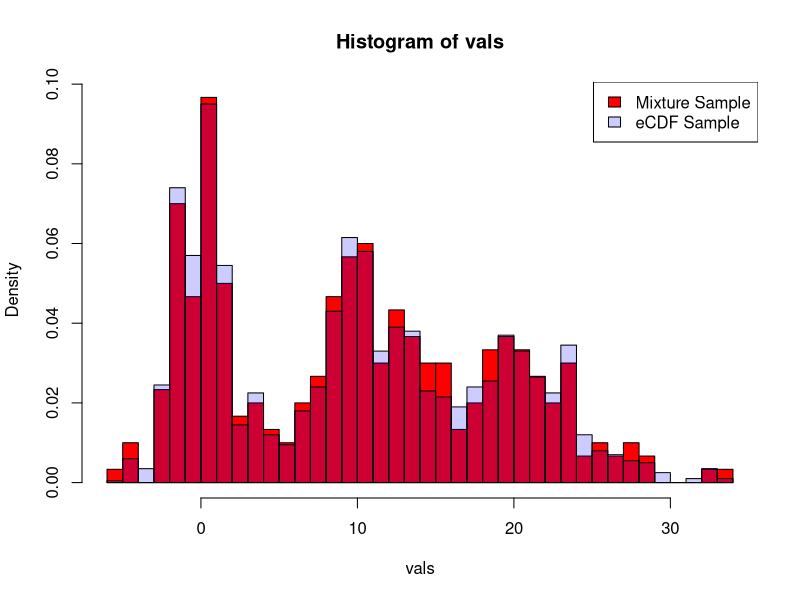
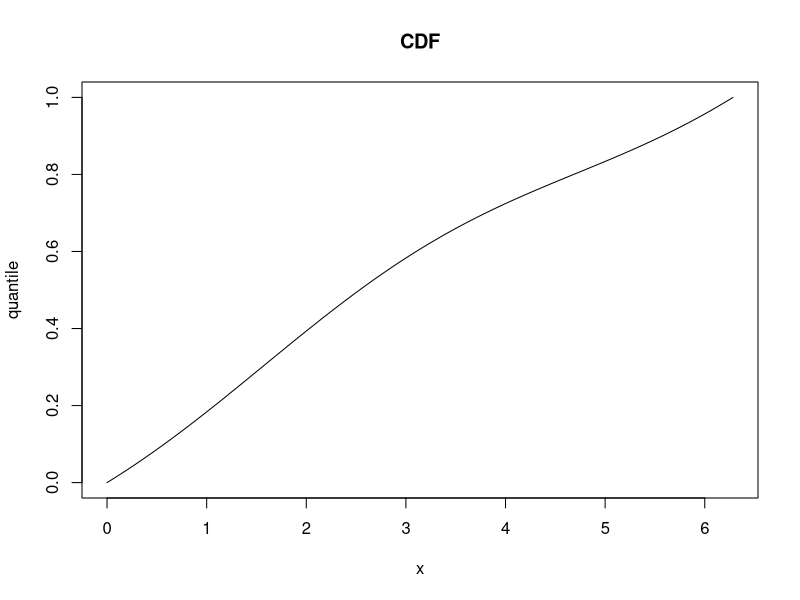
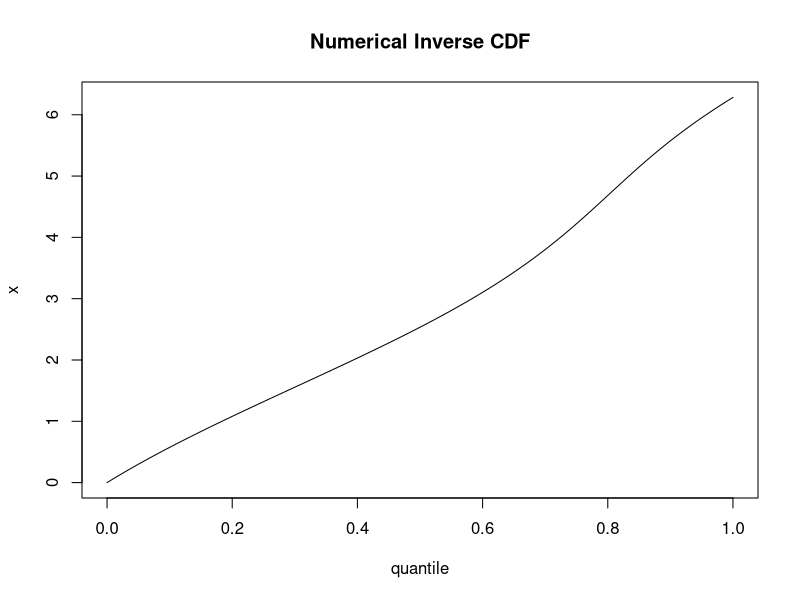
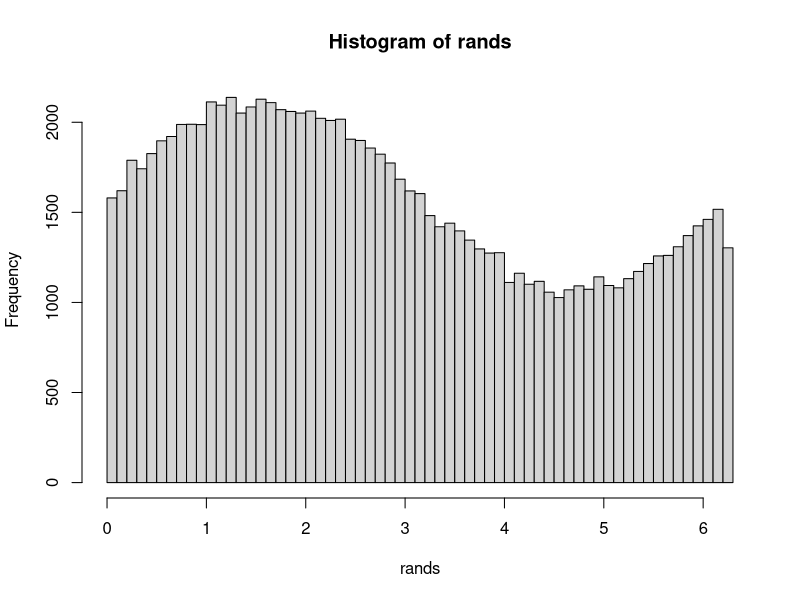
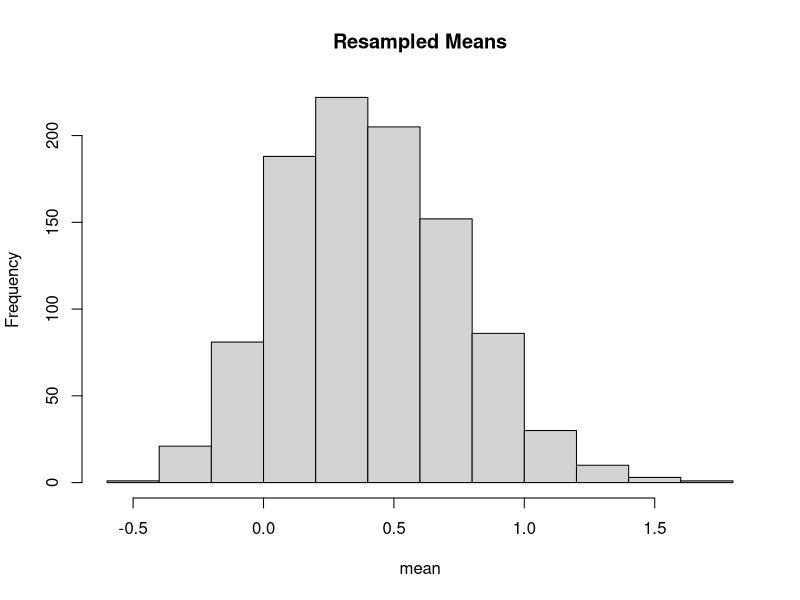
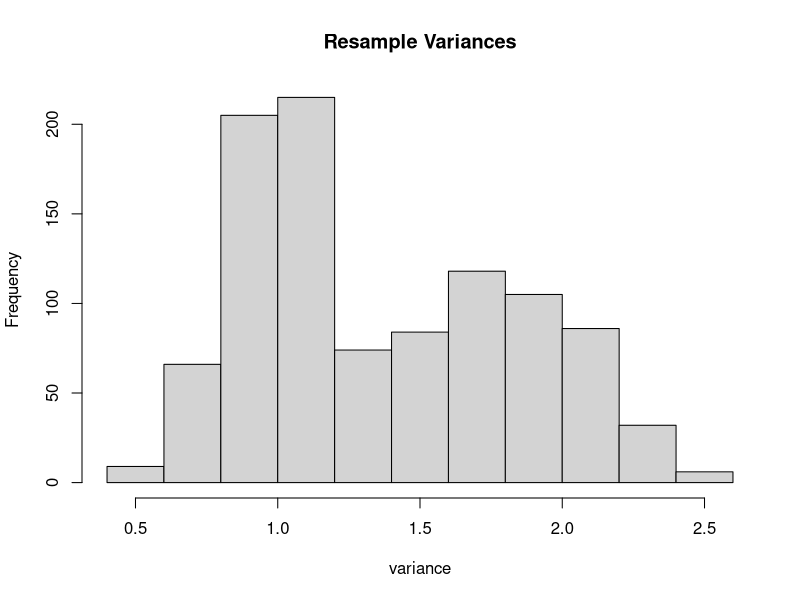
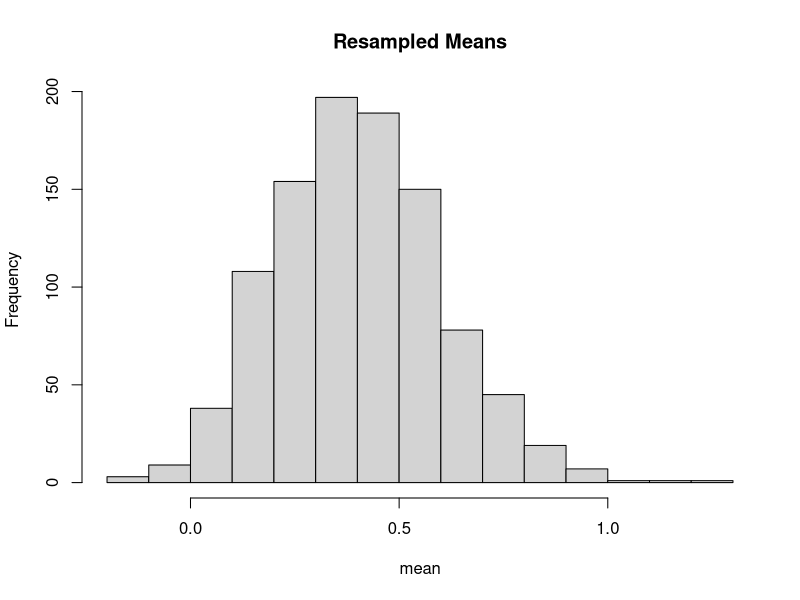
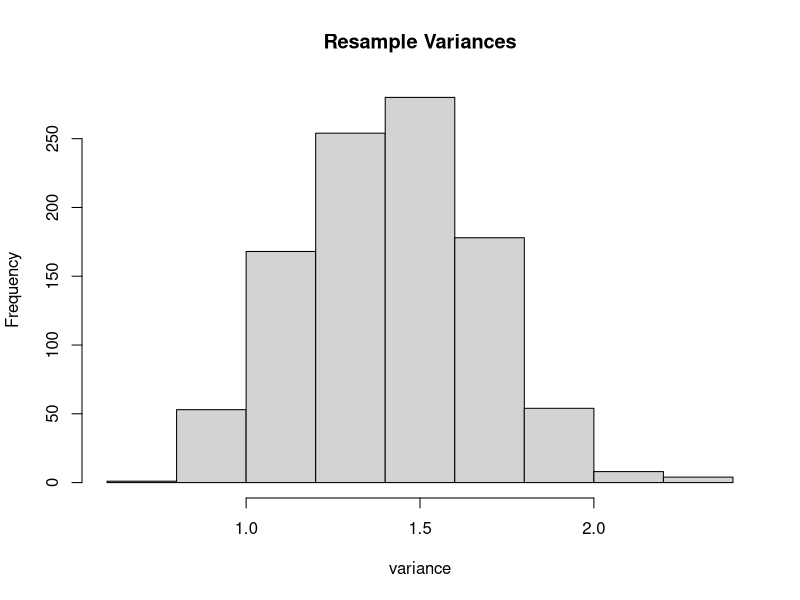

Here is the R script that generated these plots, in order:
## ---- chunk 1
RNGkind()
## ---- chunk 2
RNGkind("Super-Duper") #switch to the (not so) Super-Duper algorithm
RNGkind()
## ---- chunk 3
.Random.seed
## ---- chunk 4
set.seed(10)
## ---- chunk 5
.Random.seed #look at the current state which we just set
runif(1) #throw a random
.Random.seed #look at the state again
set.seed(10) #set the state back to the start of this cycle
.Random.seed #verify that we have the same state
RNGkind("Mers") #use pattern matching to get us a twister again!
RNGkind()
## ---- chunk 6

###  Creating a Mixture Distribution

vals <- c(rnorm(100,0,2), rnorm(100,10,3), rnorm(100,20,5))
hist(vals,30, freq = F,col="red")

CDF <- ecdf(vals)

rands <- unname(quantile(CDF, runif(2000)))

hist(rands,30,col=rgb(0,0,1,0.2), add=T, freq = F)

legend("topright", c("Mixture Sample", "eCDF Sample"), fill = c("red",rgb(0,0,1,0.2)))
## ---- chunk 7
xVals <- seq(0,2*pi,length=200)
plot(xVals, 1/(6*pi)*(-cos(xVals) +1 + 3*xVals), type = "l", main = "CDF", xlab = "x", ylab = "quantile")
## ---- chunk 8

inverse <- function(y) uniroot(function(x) 1/(6*pi)*(-cos(x) +1 + 3*x) - y, lower = 0, upper = 2*pi)$root 

inverse(0.75)
qVals <-seq(0,1,by=0.01)

plot(qVals,sapply(qVals, inverse), type = "l", main = "Numerical Inverse CDF", ylab = "x", xlab = "quantile")
## ---- chunk 9
rands <- sapply(runif(100000),inverse)
hist(rands, 50)
## ---- chunk 10
## Multinomial
elections <- 100
winner <- sample(c("Bob","Tom","Jane"), elections, replace = T, prob = c(5,1,8))
table(winner)/elections
## ---- chunk 11
elections <- 100
NSamples <- 30
winner <- sample(c("Bob","Tom","Jane"), elections*NSamples, replace = T, prob = c(5,1,8))
Winner <- matrix(winner, ncol = NSamples)
rowMeans(apply(Winner,2,table)/100) #Average winning percentage
diag(var(t(apply(Winner,2,table)/100)))^0.5 #SD in winning percentage
## ---- chunk 12
set.seed(95839)
x <- rnorm(50)
x <- c(x ,rnorm(3,5,1)) #add in some outliers
mean(x) #not near 0!
var(x)^0.5 #not near 1!

### Let's say we leave ~75% out, see how many possibilities that gives
choose(length(x), length(x)%/%4) #more than enough!!!

## Let's try it
NResamp <- 1000
resample <- replicate(NResamp, sample(x,length(x)%/%4))

hist(colMeans(resample), main = "Resampled Means", xlab = "mean")
quantile(colMeans(resample), c(0.05,0.5,0.95)) 

hist(diag(var(resample))^0.5, main = "Resample Variances", xlab = "variance")
quantile(diag(var(resample))^0.5, c(0.05,0.5,0.95))
## ---- chunk 13
resample <- replicate(NResamp, sample(x, replace = T))

hist(colMeans(resample), main = "Resampled Means", xlab = "mean")
quantile(colMeans(resample), c(0.05,0.5,0.95)) 

hist(diag(var(resample))^0.5, main = "Resample Variances", xlab = "variance")
quantile(diag(var(resample))^0.5, c(0.05,0.5,0.95))
## ---- chunk 14
x <- exp(-1*rexp(10000, 1/3))*sin(rnorm(10000,2,0.5))
hist(x,100)
